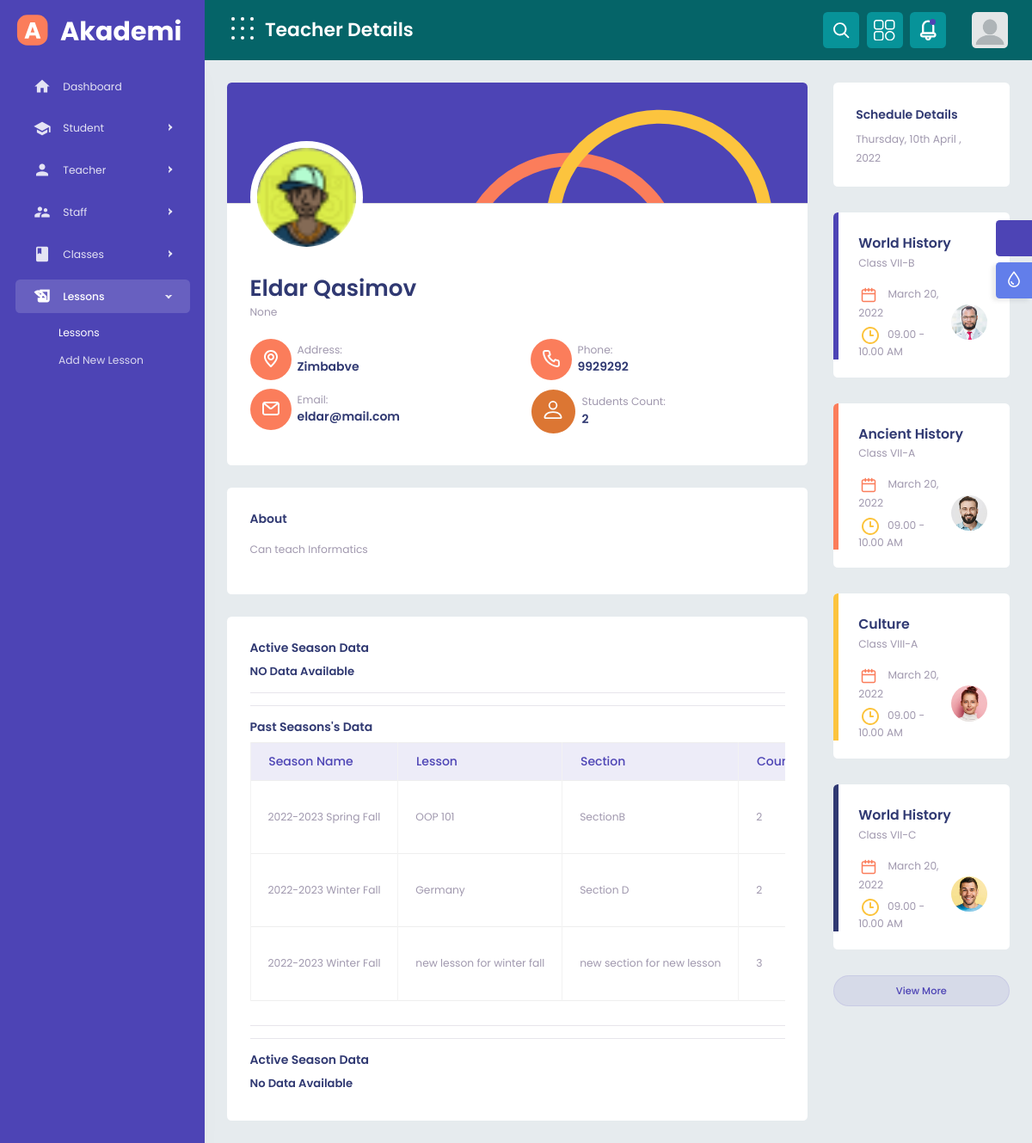
The page /teacher_detail/7/ (signed in) on the database its author committed.
### baseuser/models.py (models this page shows, shortened)
class User(AbstractUser):
    created_at = models.DateTimeField(auto_now_add=True)
    updated_at = models.DateTimeField(auto_now=True)
    gender_choice = (
        ('male', 'Male'),
        ('female', 'Female'),
    )
    gender = models.CharField(max_length=250, choices=gender_choice)
    birthdate = models.DateField(null=True, blank=True)
    profile_photo = models.ImageField(default='profile_photos/default_pp.png', upload_to='profile_photos')
    user_type_names = (
        ('student', 'Student'),
        ('teacher', 'Teacher'),
        ('admin', 'Admin'),
    )
    user_type = models.CharField(max_length=500, choices=user_type_names)
    country = models.CharField(max_length=250)
    number = models.CharField(max_length=50,blank=True ,null=True)
    class Meta:
        verbose_name_plural = 'Users'

### staff/models.py (models this page shows, shortened)
class Teachers(models.Model):
    user = models.OneToOneField(User, on_delete=models.CASCADE, primary_key=True,related_name='teacher')
    position=models.CharField(max_length=250)
    about_teacher=models.TextField(null=True , blank=True)
    class Meta:
        verbose_name_plural = 'Teachers'

class Lessons(models.Model):
    title=models.CharField(max_length=50)
    season=models.ForeignKey('core.Seasons',on_delete=models.CASCADE,related_name='season_of_lesson')
    section=models.ManyToManyField('Sections',related_name='section_of_lesson',blank=True)
    class Meta:
        verbose_name_plural = 'Lessons'

class Sections(models.Model):
    title=models.CharField(max_length=50)
    teacher=models.ForeignKey('Teachers', on_delete=models.SET_NULL,related_name='teacher_of_seasonLesson',null=True)
    students=models.ManyToManyField('Students', related_name='students_of_section')
    max_student_count=models.IntegerField()
    class Meta:
        verbose_name_plural = 'Sections'

### core/models.py (models this page shows)
class Seasons(models.Model):
    season_name=models.CharField(max_length=50)
    def __str__(self):
        return self.season_name
    class Meta:
        verbose_name_plural = 'Seasons'

### baseuser/decorators.py (the view)
    def wrapper_func(request, *args, **kwargs):
        if request.user.user_type == 'teacher' or request.user.user_type == 'admin':
            return view_func(request, *args, **kwargs)
        else:
            return redirect('error_permission')

### core/models.py (called while the page is built)
    def __str__(self):
        return self.active_season.season_name

### staff/templates/teacher-detail.html (shortened to what this page needs)
{% extends 'base_core.html' %}
{% load static %}
{% block content %}
	{% include 'partials/navheader-preloader.html' %}
	 {% include 'partials/header.html' %}
     {% include 'partials/sidebar.html' %}
        <div class="content-body">
			<div class="container-fluid">
				<div class="row">
<div class="col-xl-9">
    <div class="card h-auto">
        <div class="card-header p-0">
            <div class="user-bg w-100">
                <div class="user-svg">
                    <svg width="264" height="109" viewBox="0 0 264 109" fill="none" xmlns="http://www.w3.org/2000/svg">
                        <rect x="8.01074" y="8.6521" width="247.592" height="259.13" rx="123.796" stroke="#FCC43E" stroke-width="16"/>
                    </svg>
                </div>
                <div class="user-svg-1">
                    <svg width="264" height="59" viewBox="0 0 264 59" fill="none" xmlns="http://www.w3.org/2000/svg">
                        <rect x="8" y="8.56406" width="247.592" height="259.13" rx="123.796" stroke="#FB7D5B" stroke-width="16"/>
                    </svg>
                </div>
            </div>
        </div>
        <div class="card-body">
            <div class="d-flex justify-content-between">
                <div class="user">
                    <div class="user-media">
                        <img src="{{ teacher.user.profile_photo.url }}" alt="" class="avatar avatar-xxl">
                    </div>
                    <div>
                        <h2 class="mb-0">{{ teacher.user.first_name }} {{ teacher.user.last_name }}</h2>
						<span>
                              {{ teacher.user.last_login}}
						</span>
                    </div>
                </div>
                <div class="dropdown custom-dropdown">
                    <div class="btn sharp tp-btn" data-bs-toggle="dropdown">
                        <svg width="24" height="6" viewBox="0 0 24 6" fill="none" xmlns="http://www.w3.org/2000/svg">
                        </svg>
                    </div>
                </div>
            </div>
            <div class="row mt-2">
                <div class="col-xl-3 col-xxl-6 col-sm-6">
                    <ul class="student-details">
                        <li class="me-2">
                            <a class="icon-box bg-secondary">
                                <img src="{% static 'images/svg/location.svg' %}" alt="">
                            </a>
                        </li>
                        <li><span>Address:</span><h5 class="mb-0">{{ teacher.user.country }}</h5></li>
                    </ul>
                </div>
                <div class="col-xl-3 col-xxl-6 col-sm-6">
                    <ul class="student-details">
                        <li class="me-2">
                            <a class="icon-box bg-secondary">
                                <img src="{% static 'images/svg/phone.svg' %}" alt="">
                            </a>
                        </li>
                        <li><span>Phone:</span><h5 class="mb-0">{{ teacher.user.number }}</h5></li>
                    </ul>
                </div>
                <div class="col-xl-3 col-xxl-6 col-sm-6">
                    <ul class="student-details">
                        <li class="me-2">
                            <a class="icon-box bg-secondary">
                                <img src="{% static 'images/svg/email.svg' %}" alt="">
                            </a>
                        </li>
                        <li><span>Email:</span><h5 class="mb-0">{{ teacher.user.email }}</h5></li>
                    </ul>
                </div>
                <div class="col-xl-3 col-xxl-6 col-sm-6">
                    <ul class="student-details">
                        <li class="me-2">
                                <img src="{% static 'images/svg/student_icon.svg' %}" alt="">
                        </li>
                        <li><span>Students Count:</span><h5 class="mb-0">{{ teacher_data_past.0.students.all.count }}</h5></li>
                    </ul>
                </div>
            </div>
        </div>
    </div>
    <div class="col-xl-12">
        <div class="card">
            <div class="card-body">
                <div class="teacher-deatails">
                    <h3 class="heading">About</h3>
                    <p>{{ teacher.about_teacher|safe }}</p>
                </div>
            </div>
        </div>
    </div>
	<div class="col-xl-12">
        <div class="card">
            <div class="card-body">
                <div class="teacher-deatails">
					{% if teacher_data_active %}
                    <h3 class="heading">Active Season Data</h3>
			<div class="table-responsive">
				<table class="table table-bordered">
					<thead>
						<tr>
							<th>Season Name</th>
							<th>Lesson</th>
							<th>Section</th>
							<th>Count of Students</th>
							<th>Students</th>
						</tr>
					</thead>
					{% for data in teacher_data_active%}
					<tbody>
							<tr>
								<td>{{ data.season_name }}</td>
								<td>{{ data.lesson }}</td>
								<td>{{ data.section}}</td>
								<td>{{ data.students.all.count }}</td>
								<td>
                                    <ul class="student-list">
                                        {% for student in data.students.all|slice:":2" %}
                                        <li>{{ student.user.username }}</li>
                                        {% endfor %}
                                    </ul>
									<a onclick="scrollToAllStudentsTable()"><i class="material-icons">visibility</i></a>
                                </td>
							</tr>
						</tbody>
					{% endfor %}
				</table>
			</div>
			{% else %}
			<h3 class="heading">Active Season Data</h3>
			<h6 >NO Data Available</h6>
			<hr><hr>
			{% endif %}
			<h3 class="heading">Past Seasons's Data</h3>
			<div class="table-responsive">
				<table class="table table-bordered">
					<thead>
						<tr>
							<th>Season Name</th>
							<th>Lesson</th>
							<th>Section</th>
							<th>Count of Students</th>
						</tr>
					</thead>
					{% for data in teacher_data_past%}
					<tbody>
							<tr>
								<td>{{ data.season_name }}</td>
								<td>{{ data.lesson }}</td>
								<td>{{ data.section}}</td>
								<td>{{ data.students.all.count }}</td>
							</tr>
						</tbody>
					{% endfor %}
				</table>
			</div>
			<hr><hr>
			{% if teacher_data_active %}
			<h3 class="heading">Active Season's Students</h3>
			<div class="table-responsive " id='all-students-table'>
				<table class="table table-bordered">
					<thead>
						<tr>
							<th>Student</th>
							<th>Lesson</th>
							<th>Section</th>
						</tr>
					</thead>
					{% for data in teacher_data_active%}
					<tbody>
						<tr>
							<td>
									{% for student in data.students.all %}
                                    <ul class="student-list">
                                        <li>{{ student.user.username }} </li>
                                    </ul>
									{% endfor %}
                                </td>
								<td>{{ data.lesson }}</td>
								<td>{{ data.section}}</td>
							</tr>
						</tbody>
					{% endfor %}
				</table>
			</div>
			{% else %}
			<h3 class="heading">Active Season Data</h3>
			<h6 >No Data Available</h6>
			{% endif %}
                </div>
            </div>
        </div>
    </div>
	</div>
					<div class="col-xl-3">
						<div class="row">
							<div class="col-xl-12 col-sm-6">
								<div class="card">
									<div class="card-body">
										<h3 class="heading">Schedule Details</h3>
										<p class="mb-0">Thursday, 10th April , 2022</p>
									</div>
								</div>
							</div>
							<div class="col-xl-12 col-sm-6">
								<div class="card schedule-card">
									<div class="card-body">
										<h4 class="mb-0">World History</h4>
										<p>Class VII-B</p>
										<div class="d-flex align-items-center justify-content-between">
											<div>
												<ul>
													<li class="mb-2">
													March 20, 2022</li>
													<li>
													09.00 - 10.00 AM</li>
												</ul>
											</div>
											<div>
												<img src="{%static 'images/avatar/1.jpg' %}" class="avatar avatar-lg" alt="">
											</div>
										</div>
									</div>
								</div>
							</div>
							<div class="col-xl-12 col-sm-6">
								<div class="card schedule-card-1">
									<div class="card-body">
										<h4 class="mb-0">Ancient History</h4>
										<p>Class VII-A</p>
										<div class="d-flex align-items-center justify-content-between">
											<div>
												<ul>
													<li class="mb-2">
													March 20, 2022</li>
													<li>
													09.00 - 10.00 AM</li>
												</ul>
											</div>
											<div>
												<img src="{%static 'images/avatar/2.jpg' %}" class="avatar avatar-lg" alt="">
											</div>
										</div>
									</div>
								</div>
							</div>
							<div class="col-xl-12 col-sm-6">
								<div class="card schedule-card-2">
									<div class="card-body">
										<h4 class="mb-0">Culture</h4>
										<p>Class VIII-A</p>
										<div class="d-flex align-items-center justify-content-between">
											<div>
												<ul>
													<li class="mb-2">
													March 20, 2022</li>
													<li>
													09.00 - 10.00 AM</li>
												</ul>
											</div>
											<div>
												<img src="{%static 'images/avatar/3.jpg' %}" class="avatar avatar-lg" alt="">
											</div>
										</div>
									</div>
								</div>
							</div>
							<div class="col-xl-12 col-sm-6">
								<div class="card schedule-card-3">
									<div class="card-body">
										<h4 class="mb-0">World History</h4>
										<p>Class VII-C</p>
										<div class="d-flex align-items-center justify-content-between">
											<div>
												<ul>
													<li class="mb-2">
													March 20, 2022</li>
													<li>
													09.00 - 10.00 AM</li>
												</ul>
											</div>
											<div>
												<img src="{%static 'images/avatar/4.jpg' %}" class="avatar avatar-lg" alt="">
											</div>
										</div>
									</div>
								</div>
							</div>
							<div class="col-xl-12">
								<a href="javascript:void(0);" class="btn btn-primary light btn-rounded btn-block mb-5">View More</a>
							</div>
						</div>
					</div>
				</div>
			</div>
		</div>
    </div>
{% endblock %}

### core/templates/partials/header.html (shortened to what this page needs)
{% load static %}
{% block content %}
		<div class="header">
            <div class="header-content">
                <nav class="navbar navbar-expand">
                    <div class="collapse navbar-collapse justify-content-between">
                        <div class="header-left">
						<div class="dashboard_bar">
							{{ page_title }}
						</div>
                        </div>
                        <ul class="navbar-nav header-right">
							<li class="nav-item dropdown notification_dropdown search-area-header">
								<a class="nav-link" href="javascript:void(0);" role="button" data-bs-toggle="dropdown">
								</a>
							</li>
							<li class="nav-item dropdown notification_dropdown">
                                <a class="nav-link  menu-wallet" href="javascript:void(0);">
                                </a>
							</li>
							<li class="nav-item bell-icon blink dropdown notification_dropdown">
                                <a class="nav-link  " href="javascript:void(0);" role="button" data-bs-toggle="dropdown">
                                </a>
                            </li>
							<li class="nav-item">
								<div class="dropdown header-profile2">
									<a class="nav-link ms-0" href="javascript:void(0);" role="button" data-bs-toggle="dropdown" aria-expanded="false">
										<div class="header-info2 d-flex align-items-center">
											<img src="{{ request.user.profile_photo.url }}" alt="">
										</div>
									</a>
								</div>
							</li>
                        </ul>
                    </div>
				</nav>
			</div>
		</div>
{% endblock %}

### rows shown on the page
User: user.profile_photo (placeholder picture)
Teachers: user.profile_photo (picture), user.first_name "Eldar", user.last_name "Qasimov", user.last_login "None", user.country "Zimbabve", user.number "9929292", user.email "eldar@mail.com", about_teacher "Can teach Informatics", season_name "2022-2023 Spring Fall", lesson "OOP 101", section "SectionB", students.all.count "2", season_name "2022-2023 Winter Fall", lesson "Germany", section "Section D", lesson "new lesson for winter fall", section "new section for new lesson", students.all.count "3"

### other values the page prints
{{ page_title }} "Teacher Details"
{{ teacher_data_past.0.students.all.count }} "2"
